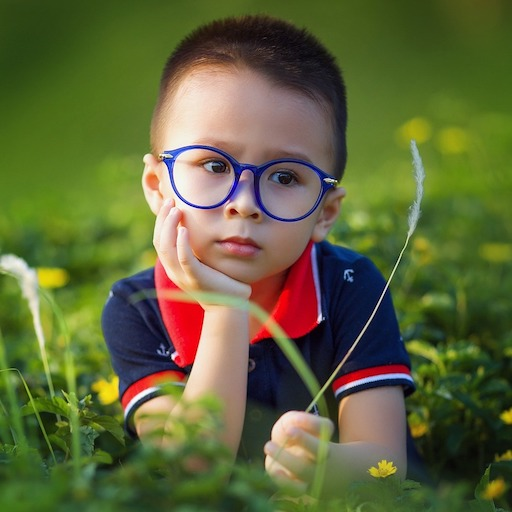
//> input picture Section 5/image_filter/sample.jpg, 512 x 512 px
$ ./canny   (built with g++ and OpenCV 4)
//> lines starting //> are read from the running program, lines starting //| are printed output that depends on the picture; after the words box and inside, x2 and y2 are one past the last pixel; in counts of white or black regions, pixels touching at a corner belong together
#include <iostream>
#include <opencv2/opencv.hpp>

using namespace std;
using namespace cv;

int main(){
    Mat src = imread("../sample.jpg");
//> src is the input picture: 512 rows x 512 cols, CV_8UC3; mean B, G, R 57.8, 101.6, 95.4
    imshow("input", src);
    Mat edges, dst;
    int t1 =100;
    Canny(src, edges, t1, t1*3);
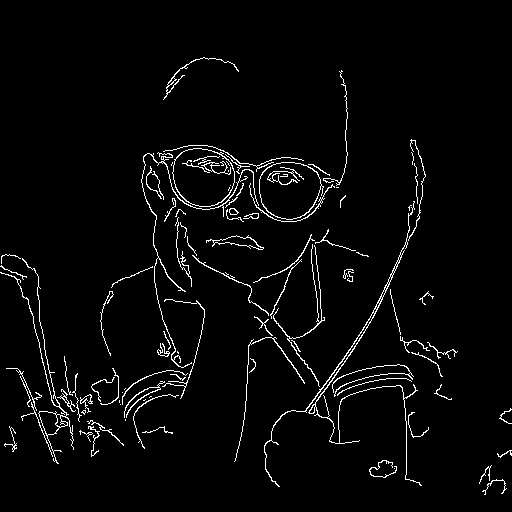
//> edges: 512 rows x 512 cols, CV_8UC1; 3.2% white in thin lines or dots, all inside (x1, y1, x2, y2) = (0, 57, 512, 495)
    bitwise_and(src, src, dst, edges);
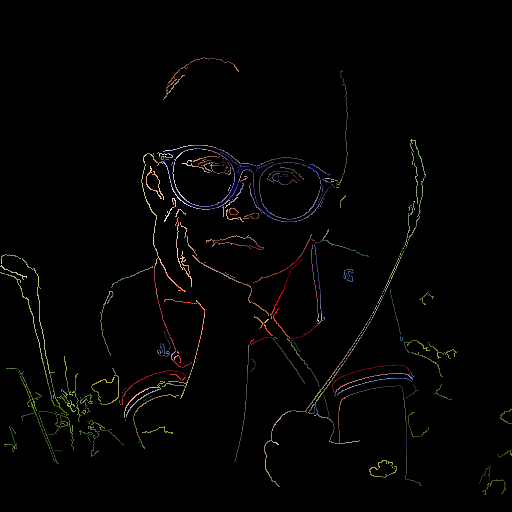
//> dst: 512 rows x 512 cols, CV_8UC3; mean B, G, R 2.8, 3.3, 3.8
    imshow("canny", dst);

    waitKey(0);
    return 0;
}
